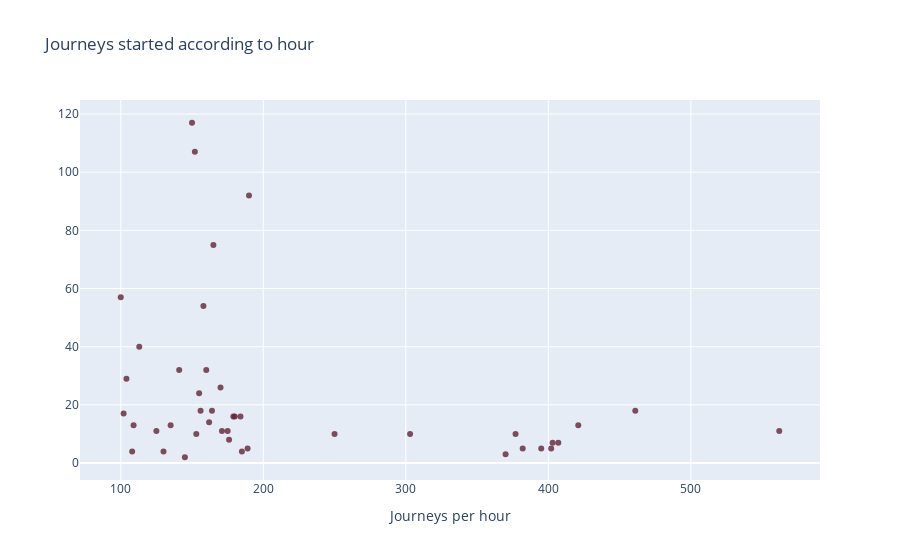

Notebook code for this chart:
### Code cell
cnt_srs = df['time_in_mins'].value_counts()
trace1 = go.Scatter(
x = cnt_srs.index,
y = cnt_srs.values,
mode = "markers",
marker = dict(color = 'rgba(100, 35, 55, 0.8)')
)
data = [trace1]
layout = dict(title = 'Journeys started according to hour',
xaxis= dict(title= 'Journeys per hour',ticklen= 5,zeroline= False)
)
fig = go.Figure(data = data, layout = layout)
fig

### Figure 1 — Plotly figure (JSON) as saved in the notebook; plotly's stock layout.template omitted (floating-point values rounded to 4 significant figures)
{"data": [{"marker": {"color": "rgba(100, 35, 55, 0.8)"}, "mode": "markers", "type": "scatter", "x": [150, 152, 190, 165, 100, 158, 113, 141, 160, 104, 170, 155, 156, 461, 164, 102, 179, 180, 184, 162, 421, 109, 135, 125, 562, 175, 171, 250, 303, 153, 377, 176, 403, 407, 395, 189, 382, 402, 185, 130, 108, 370, 145], "y": [117, 107, 92, 75, 57, 54, 40, 32, 32, 29, 26, 24, 18, 18, 18, 17, 16, 16, 16, 14, 13, 13, 13, 11, 11, 11, 11, 10, 10, 10, 10, 8, 7, 7, 5, 5, 5, 5, 4, 4, 4, 3, 2]}], "layout": {"title": {"text": "Journeys started according to hour"}, "xaxis": {"ticklen": 5, "title": {"text": "Journeys per hour"}, "zeroline": false}}}
